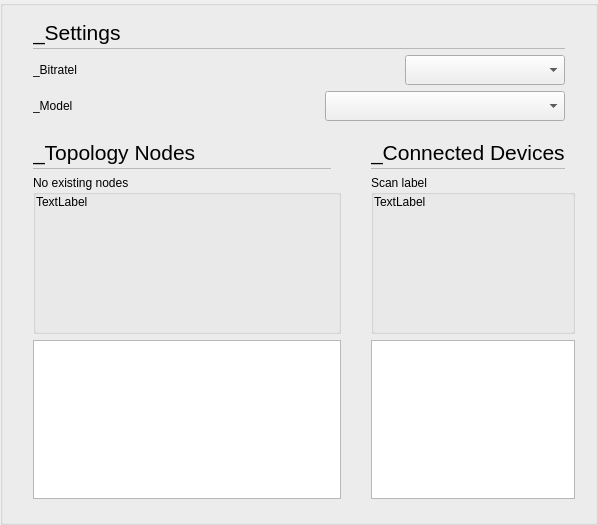
    <widget class="stw_opensyde_gui_elements::C_OgeGbx" name="pc_GroupBoxScan">
     <layout class="QVBoxLayout" name="verticalLayout_2" stretch="0,0,0,0,1,0">
      <property name="leftMargin">
       <number>30</number>
      </property>
      <property name="rightMargin">
       <number>20</number>
      </property>
      <property name="bottomMargin">
       <number>13</number>
      </property>
      <item>
       <layout class="QVBoxLayout" name="verticalLayout_5">
        <property name="spacing">
         <number>0</number>
        </property>
        <property name="rightMargin">
         <number>10</number>
        </property>
        <item>
         <layout class="QHBoxLayout" name="horizontalLayout_23" stretch="0,1">
          <property name="spacing">
           <number>6</number>
          </property>
          <item>
           <widget class="stw_opensyde_gui_elements::C_OgeLabHeadingGroupBold" name="pc_LabelHeadingBitrate">
            <property name="minimumSize">
             <size>
              <width>0</width>
              <height>30</height>
             </size>
            </property>
            <property name="maximumSize">
             <size>
              <width>16777215</width>
              <height>30</height>
             </size>
            </property>
            <property name="font">
             <font>
              <family>Segoe UI</family>
              <pointsize>16</pointsize>
             </font>
            </property>
            <property name="text">
             <string>_Settings</string>
            </property>
           </widget>
          </item>
          <item>
           <spacer name="horizontalSpacer_14">
            <property name="orientation">
             <enum>Qt::Horizontal</enum>
            </property>
            <property name="sizeHint" stdset="0">
             <size>
              <width>40</width>
              <height>1</height>
             </size>
            </property>
           </spacer>
          </item>
         </layout>
        </item>
        <item>
         <layout class="QHBoxLayout" name="horizontalLayout_24" stretch="1">
          <property name="spacing">
           <number>0</number>
          </property>
          <property name="topMargin">
           <number>1</number>
          </property>
          <property name="bottomMargin">
           <number>0</number>
          </property>
          <item>
           <widget class="stw_opensyde_gui_elements::C_OgeFraSeparator" name="frame_5">
            <property name="minimumSize">
             <size>
              <width>0</width>
              <height>1</height>
             </size>
            </property>
            <property name="maximumSize">
             <size>
              <width>16777215</width>
              <height>1</height>
             </size>
            </property>
            <property name="frameShape">
             <enum>QFrame::StyledPanel</enum>
            </property>
            <property name="frameShadow">
             <enum>QFrame::Raised</enum>
            </property>
           </widget>
          </item>
         </layout>
        </item>
       </layout>
      </item>
      <item>
       <layout class="QHBoxLayout" name="pc_HorizontalLayoutBitRate">
        <property name="rightMargin">
         <number>10</number>
        </property>
        <item>
         <widget class="stw_opensyde_gui_elements::C_OgeLabGroupItem" name="pc_LabelBitRate">
          <property name="text">
           <string>_Bitratel</string>
          </property>
         </widget>
        </item>
        <item>
         <widget class="stw_opensyde_gui_elements::C_OgeCbxText" name="pc_ComboBoxBitRate">
          <property name="minimumSize">
           <size>
            <width>160</width>
            <height>30</height>
           </size>
          </property>
          <property name="maximumSize">
           <size>
            <width>160</width>
            <height>30</height>
           </size>
          </property>
         </widget>
        </item>
       </layout>
      </item>
      <item>
       <layout class="QHBoxLayout" name="horizontalLayout">
        <property name="rightMargin">
         <number>10</number>
        </property>
        <item>
         <widget class="stw_opensyde_gui_elements::C_OgeLabGroupItem" name="pc_LabelConfigurationMode">
          <property name="text">
           <string>_Model</string>
          </property>
         </widget>
        </item>
        <item>
         <widget class="stw_opensyde_gui_elements::C_OgeCbxText" name="pc_ComboBoxConfigurationMode">
          <property name="minimumSize">
           <size>
            <width>160</width>
            <height>30</height>
           </size>
          </property>
          <property name="maximumSize">
           <size>
            <width>240</width>
            <height>30</height>
           </size>
          </property>
         </widget>
        </item>
       </layout>
      </item>
      <item>
       <spacer name="verticalSpacer_9">
        <property name="orientation">
         <enum>Qt::Vertical</enum>
        </property>
        <property name="sizeHint" stdset="0">
         <size>
          <width>10</width>
          <height>10</height>
         </size>
        </property>
       </spacer>
      </item>
      <item>
       <layout class="QHBoxLayout" name="horizontalLayout_4" stretch="2,1">
        <property name="spacing">
         <number>30</number>
        </property>
        <item>
         <layout class="QVBoxLayout" name="verticalLayout_8" stretch="0,1,1">
          <property name="spacing">
           <number>6</number>
          </property>
          <item>
           <layout class="QVBoxLayout" name="verticalLayout_14">
            <property name="spacing">
             <number>0</number>
            </property>
            <property name="rightMargin">
             <number>10</number>
            </property>
            <item>
             <layout class="QHBoxLayout" name="horizontalLayout_25" stretch="0,1">
              <property name="spacing">
               <number>6</number>
              </property>
              <item>
               <widget class="stw_opensyde_gui_elements::C_OgeLabHeadingGroupBold" name="pc_LabelHeadingTopologyNodes">
                <property name="minimumSize">
                 <size>
                  <width>0</width>
                  <height>30</height>
                 </size>
                </property>
                <property name="maximumSize">
                 <size>
                  <width>16777215</width>
                  <height>30</height>
                 </size>
                </property>
                <property name="font">
                 <font>
                  <family>Segoe UI</family>
                  <pointsize>16</pointsize>
                 </font>
                </property>
                <property name="text">
                 <string>_Topology Nodes</string>
                </property>
               </widget>
              </item>
              <item>
               <spacer name="horizontalSpacer_15">
                <property name="orientation">
                 <enum>Qt::Horizontal</enum>
                </property>
                <property name="sizeHint" stdset="0">
                 <size>
                  <width>40</width>
                  <height>1</height>
                 </size>
                </property>
               </spacer>
              </item>
             </layout>
            </item>
            <item>
             <layout class="QHBoxLayout" name="horizontalLayout_26" stretch="1">
              <property name="spacing">
               <number>0</number>
              </property>
              <property name="topMargin">
               <number>1</number>
              </property>
              <property name="bottomMargin">
               <number>0</number>
              </property>
              <item>
               <widget class="stw_opensyde_gui_elements::C_OgeFraSeparator" name="frame_6">
                <property name="minimumSize">
                 <size>
                  <width>0</width>
                  <height>1</height>
                 </size>
                </property>
                <property name="maximumSize">
                 <size>
                  <width>16777215</width>
                  <height>1</height>
                 </size>
                </property>
                <property name="frameShape">
                 <enum>QFrame::StyledPanel</enum>
                </property>
                <property name="frameShadow">
                 <enum>QFrame::Raised</enum>
                </property>
               </widget>
              </item>
             </layout>
            </item>
           </layout>
          </item>
          <item>
           <widget class="stw_opensyde_gui_elements::C_OgeGbxTransparent" name="pc_GroupBoxNoExistingNodes">
            <property name="title">
             <string>No existing nodes</string>
            </property>
            <layout class="QVBoxLayout" name="verticalLayout_21">
             <property name="leftMargin">
              <number>0</number>
             </property>
             <property name="topMargin">
              <number>0</number>
             </property>
             <item>
              <widget class="stw_opensyde_gui_elements::C_OgeLabGroupItem" name="pc_LabelNoExistingNodes">
               <property name="text">
                <string>TextLabel</string>
               </property>
              </widget>
             </item>
             <item>
              <spacer name="verticalSpacer_8">
               <property name="orientation">
                <enum>Qt::Vertical</enum>
               </property>
               <property name="sizeHint" stdset="0">
                <size>
                 <width>20</width>
                 <height>40</height>
                </size>
               </property>
              </spacer>
             </item>
             <item>
              <spacer name="verticalSpacer_7">
               <property name="orientation">
                <enum>Qt::Vertical</enum>
               </property>
               <property name="sizeHint" stdset="0">
                <size>
                 <width>20</width>
                 <height>40</height>
                </size>
               </property>
              </spacer>
             </item>
            </layout>
           </widget>
          </item>
          <item>
           <widget class="stw_opensyde_gui::C_SyvDcExistingNodeList" name="pc_ListWidgetExistingNodes"/>
          </item>
         </layout>
        </item>
        <item>
         <layout class="QVBoxLayout" name="verticalLayout_12" stretch="0,1,1">
          <property name="spacing">
           <number>6</number>
          </property>
          <item>
           <layout class="QVBoxLayout" name="verticalLayout_20">
            <property name="spacing">
             <number>0</number>
            </property>
            <property name="rightMargin">
             <number>10</number>
            </property>
            <item>
             <layout class="QHBoxLayout" name="horizontalLayout_31" stretch="0,1">
              <property name="spacing">
               <number>6</number>
              </property>
              <item>
               <widget class="stw_opensyde_gui_elements::C_OgeLabHeadingGroupBold" name="pc_LabelHeadingFoundDevices">
                <property name="minimumSize">
                 <size>
                  <width>0</width>
                  <height>30</height>
                 </size>
                </property>
                <property name="maximumSize">
                 <size>
                  <width>16777215</width>
                  <height>30</height>
                 </size>
                </property>
                <property name="font">
                 <font>
                  <family>Segoe UI</family>
                  <pointsize>16</pointsize>
                 </font>
                </property>
                <property name="text">
                 <string>_Connected Devices</string>
                </property>
               </widget>
              </item>
              <item>
               <spacer name="horizontalSpacer_18">
                <property name="orientation">
                 <enum>Qt::Horizontal</enum>
                </property>
                <property name="sizeHint" stdset="0">
                 <size>
                  <width>40</width>
                  <height>1</height>
                 </size>
                </property>
               </spacer>
              </item>
             </layout>
            </item>
            <item>
             <layout class="QHBoxLayout" name="horizontalLayout_32" stretch="1">
              <property name="spacing">
               <number>0</number>
              </property>
              <property name="topMargin">
               <number>1</number>
              </property>
              <property name="bottomMargin">
               <number>0</number>
              </property>
              <item>
               <widget class="stw_opensyde_gui_elements::C_OgeFraSeparator" name="frame_9">
                <property name="minimumSize">
                 <size>
                  <width>0</width>
                  <height>1</height>
                 </size>
                </property>
                <property name="maximumSize">
                 <size>
                  <width>16777215</width>
                  <height>1</height>
                 </size>
                </property>
                <property name="frameShape">
                 <enum>QFrame::StyledPanel</enum>
                </property>
                <property name="frameShadow">
                 <enum>QFrame::Raised</enum>
                </property>
               </widget>
              </item>
             </layout>
            </item>
           </layout>
          </item>
          <item>
           <widget class="stw_opensyde_gui_elements::C_OgeGbxTransparent" name="pc_GroupBoxStartScan">
            <property name="title">
             <string>Scan label</string>
            </property>
            <layout class="QVBoxLayout" name="verticalLayout_15">
             <property name="leftMargin">
              <number>0</number>
             </property>
             <property name="topMargin">
              <number>0</number>
             </property>
             <item>
              <widget class="stw_opensyde_gui_elements::C_OgeLabGroupItem" name="pc_LabelStartScan">
               <property name="text">
                <string>TextLabel</string>
               </property>
              </widget>
             </item>
             <item>
              <spacer name="verticalSpacer_6">
               <property name="orientation">
                <enum>Qt::Vertical</enum>
               </property>
               <property name="sizeHint" stdset="0">
                <size>
                 <width>20</width>
                 <height>40</height>
                </size>
               </property>
              </spacer>
             </item>
            </layout>
           </widget>
          </item>
          <item>
           <widget class="stw_opensyde_gui::C_SyvDcConnectedNodeList" name="pc_ListWidgetConnectedNodesScan"/>
          </item>
         </layout>
        </item>
       </layout>
      </item>
      <item>
       <spacer name="verticalSpacer_3">
        <property name="orientation">
         <enum>Qt::Vertical</enum>
        </property>
        <property name="sizeHint" stdset="0">
         <size>
          <width>1</width>
          <height>10</height>
         </size>
        </property>
       </spacer>
      </item>
     </layout>
    </widget>
